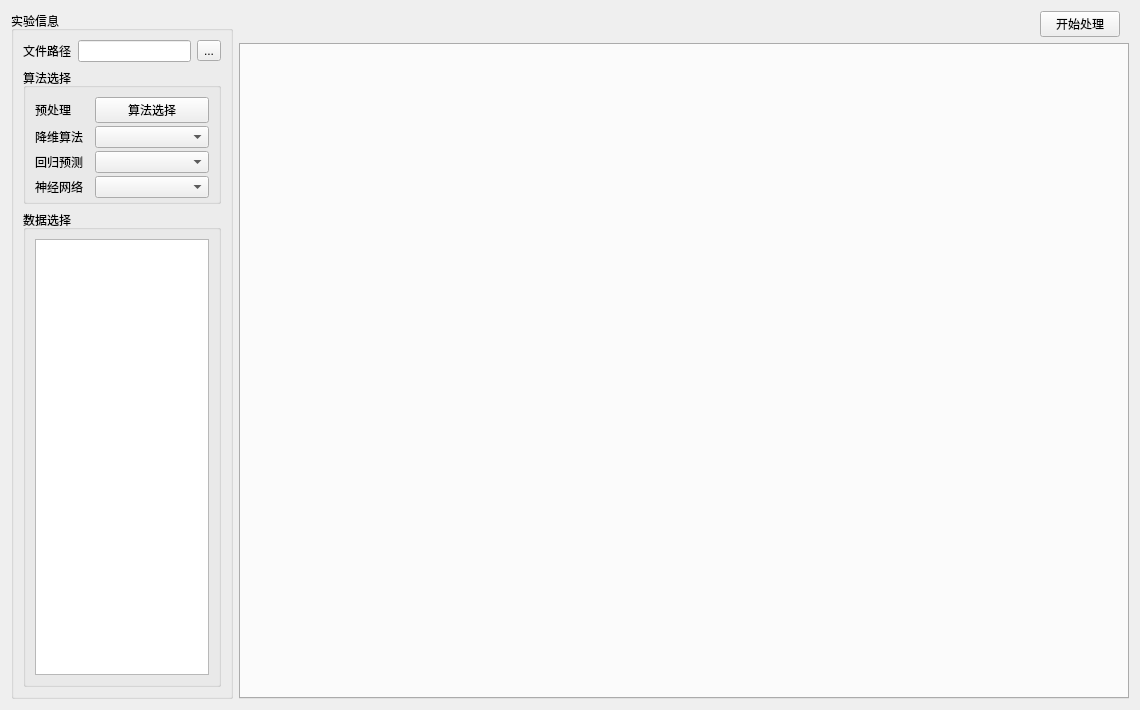
<?xml version="1.0" encoding="UTF-8"?>
<ui version="4.0">
 <class>Alg_show</class>
 <widget class="QWidget" name="Alg_show">
  <property name="geometry">
   <rect>
    <x>0</x>
    <y>0</y>
    <width>1140</width>
    <height>710</height>
   </rect>
  </property>
  <property name="windowTitle">
   <string>Form</string>
  </property>
  <layout class="QHBoxLayout" name="horizontalLayout_3">
   <item>
    <layout class="QGridLayout" name="gridLayout" rowstretch="0,0" columnstretch="1,4">
     <item row="0" column="1">
      <widget class="QWidget" name="widget" native="true">
       <layout class="QHBoxLayout" name="horizontalLayout">
        <property name="topMargin">
         <number>0</number>
        </property>
        <property name="bottomMargin">
         <number>0</number>
        </property>
        <item>
         <spacer name="horizontalSpacer">
          <property name="orientation">
           <enum>Qt::Horizontal</enum>
          </property>
          <property name="sizeHint" stdset="0">
           <size>
            <width>40</width>
            <height>20</height>
           </size>
          </property>
         </spacer>
        </item>
        <item>
         <widget class="QPushButton" name="Begin_Button">
          <property name="maximumSize">
           <size>
            <width>100</width>
            <height>32</height>
           </size>
          </property>
          <property name="text">
           <string>开始处理</string>
          </property>
         </widget>
        </item>
       </layout>
      </widget>
     </item>
     <item row="1" column="1">
      <widget class="QTabWidget" name="tabWidget">
       <property name="currentIndex">
        <number>-1</number>
       </property>
      </widget>
     </item>
     <item row="0" column="0" rowspan="2">
      <widget class="QGroupBox" name="groupBox">
       <property name="font">
        <font>
         <weight>50</weight>
         <bold>false</bold>
        </font>
       </property>
       <property name="title">
        <string>实验信息</string>
       </property>
       <property name="flat">
        <bool>false</bool>
       </property>
       <property name="checkable">
        <bool>false</bool>
       </property>
       <layout class="QVBoxLayout" name="verticalLayout" stretch="0,1,4">
        <item>
         <layout class="QHBoxLayout" name="horizontalLayout_2">
          <item>
           <widget class="QLabel" name="label">
            <property name="text">
             <string>文件路径</string>
            </property>
           </widget>
          </item>
          <item>
           <widget class="QLineEdit" name="FilePath_lineEdit"/>
          </item>
          <item>
           <widget class="QToolButton" name="toolButton">
            <property name="text">
             <string>...</string>
            </property>
           </widget>
          </item>
         </layout>
        </item>
        <item>
         <widget class="QGroupBox" name="groupBox_3">
          <property name="title">
           <string>算法选择</string>
          </property>
          <layout class="QGridLayout" name="gridLayout_4" columnstretch="1,2">
           <property name="bottomMargin">
            <number>3</number>
           </property>
           <property name="spacing">
            <number>3</number>
           </property>
           <item row="5" column="1">
            <widget class="QComboBox" name="Reg_ComboBox"/>
           </item>
           <item row="1" column="0">
            <widget class="QLabel" name="label_4">
             <property name="layoutDirection">
              <enum>Qt::LeftToRight</enum>
             </property>
             <property name="text">
              <string>预处理</string>
             </property>
            </widget>
           </item>
           <item row="7" column="1">
            <widget class="QComboBox" name="Net_ComboBox"/>
           </item>
           <item row="5" column="0">
            <widget class="QLabel" name="label_3">
             <property name="layoutDirection">
              <enum>Qt::LeftToRight</enum>
             </property>
             <property name="text">
              <string>回归预测</string>
             </property>
            </widget>
           </item>
           <item row="3" column="0">
            <widget class="QLabel" name="label_2">
             <property name="layoutDirection">
              <enum>Qt::LeftToRight</enum>
             </property>
             <property name="text">
              <string>降维算法</string>
             </property>
            </widget>
           </item>
           <item row="7" column="0">
            <widget class="QLabel" name="label_5">
             <property name="text">
              <string>神经网络</string>
             </property>
            </widget>
           </item>
           <item row="3" column="1">
            <widget class="QComboBox" name="Classify_ComboBox"/>
           </item>
           <item row="1" column="1">
            <widget class="QPushButton" name="Pre_Button">
             <property name="text">
              <string>算法选择</string>
             </property>
            </widget>
           </item>
          </layout>
         </widget>
        </item>
        <item>
         <widget class="QGroupBox" name="groupBox_4">
          <property name="title">
           <string>数据选择</string>
          </property>
          <layout class="QGridLayout" name="gridLayout_2">
           <item row="0" column="0">
            <widget class="QTextBrowser" name="textBrowser"/>
           </item>
          </layout>
         </widget>
        </item>
       </layout>
      </widget>
     </item>
    </layout>
   </item>
  </layout>
 </widget>
 <resources/>
 <connections/>
</ui>
